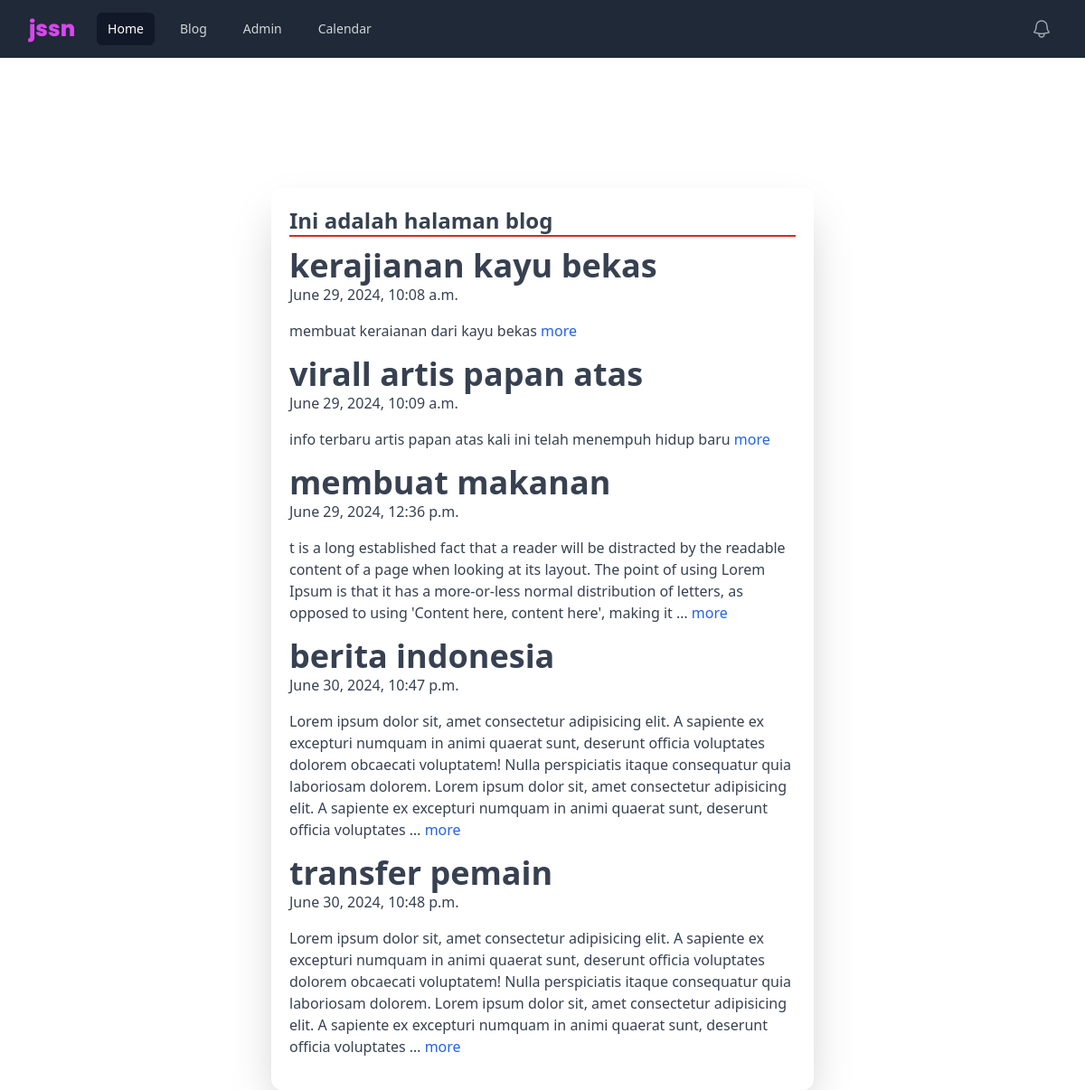
Screenshot of /blog/ with the database file from the repository.
### blog/models.py (models this page shows, shortened)
class Post(models.Model):
    judul = models.CharField(max_length=225)
    body = models.TextField()
    category = models.CharField(max_length=225)
    waktuPosting = models.DateTimeField(auto_now_add=True)
    update = models.DateTimeField(default=timezone.now)
    slug = models.SlugField(blank=True, editable=False)

### blog/views.py (the view)
# urls.py: path('',views.index,name="index"),
def index(request):
    post = Post.objects.all
    context = {
        'judul' : 'Ini adalah halaman blog',
        'isi'   : post
    }
    return render(request,'blog.html',context)

### blog/templates/blog.html
{% extends 'index.html' %}
    {% block main_content %}
    <h1 class="font-extrabold text-2xl mb-3 border-b-2 border-solid border-red-600">{{judul}}</h1>
    {% for post in isi %}
        <h1 class="font-extrabold text-4xl hover:text-blue-600 w-fit">{{post.judul}}</h1>
    <p class="mb-4">{{post.waktuPosting}}</p>
    <p class="mb-4">{{post.body|truncatewords:50}} <a href="{% url 'blog:detail' judulurl=post.judul%}" class="text-blue-600">more</a></p>
    {% endfor %}
    {% endblock main_content %}

### templates/index.html (shortened to what this page needs)
{% load static %}
<!DOCTYPE html>
<html lang="en">
<head>
    {% include 'snipets/style.html' %}
</head>
<body>
<div class="relative flex flex-col m-auto text-gray-700 bg-white shadow-2xl bg-clip-border rounded-xl w-2/4 p-5">
    {% block main_content %}{% endblock main_content %}
</div>
</body>
</html>

### templates/snipets/style.html (shortened to what this page needs)
{% load static %}
<script src="https://cdn.tailwindcss.com"></script>
<nav class="bg-gray-800 mb-36">
    <div class="mx-auto max-w-7xl px-2 sm:px-6 lg:px-8">
      <div class="relative flex h-16 items-center justify-between">
        <div class="flex flex-1 items-center justify-center sm:items-stretch sm:justify-start">
          <div class="flex flex-shrink-0 items-center">
            <h1 class="font-poppins text-2xl font-extrabold text-fuchsia-500">jssn</h1>
          </div>
          <div class="hidden sm:ml-6 sm:block">
            <div class="flex space-x-4">
              <a href="{% url 'index' %}" class="rounded-md bg-gray-900 px-3 py-2 text-sm font-medium text-white" aria-current="page">Home</a>
              <a href="{% url 'blog:index' %}" class="rounded-md px-3 py-2 text-sm font-medium text-gray-300 hover:bg-gray-700 hover:text-white">Blog</a>
              <a href="{% url 'admin:index'%}" title="" class="rounded-md px-3 py-2 text-sm font-medium text-gray-300 hover:bg-gray-700 hover:text-white">Admin</a>
              <a href="#" class="rounded-md px-3 py-2 text-sm font-medium text-gray-300 hover:bg-gray-700 hover:text-white">Calendar</a>
            </div>
          </div>
        </div>
        <div class="absolute inset-y-0 right-0 flex items-center pr-2 sm:static sm:inset-auto sm:ml-6 sm:pr-0">
          <button type="button" class="relative rounded-full bg-gray-800 p-1 text-gray-400 hover:text-white focus:outline-none focus:ring-2 focus:ring-white focus:ring-offset-2 focus:ring-offset-gray-800">
            <span class="absolute -inset-1.5"></span>
          </button>
          </div>
        </div>
      </div>
  </nav>

### rows the page displays
Post: judul "kerajianan kayu bekas", waktuPosting "June 29, 2024, 10:08 a.m.", body "membuat keraianan dari kayu bekas"
Post: judul "virall artis papan atas", waktuPosting "June 29, 2024, 10:09 a.m.", body "info terbaru artis papan atas kali ini telah menempuh hidup baru"
Post: judul "membuat makanan", waktuPosting "June 29, 2024, 12:36 p.m.", body "t is a long established fact that a reader will be distracted by the readable content of a page when looking at its layout. The point of using Lorem Ipsum is that it has a more-or-less normal distribution of letters, as opposed to using 'Content here, content here', making it …"
Post: judul "berita indonesia", waktuPosting "June 30, 2024, 10:47 p.m.", body "Lorem ipsum dolor sit, amet consectetur adipisicing elit. A sapiente ex excepturi numquam in animi quaerat sunt, deserunt officia voluptates dolorem obcaecati voluptatem! Nulla perspiciatis itaque consequatur quia laboriosam dolorem. Lorem ipsum dolor sit, amet consectetur adipisicing elit. A sapiente ex excepturi numquam in animi quaerat sunt, deserunt officia voluptates …"
Post: judul "transfer pemain", waktuPosting "June 30, 2024, 10:48 p.m.", body "Lorem ipsum dolor sit, amet consectetur adipisicing elit. A sapiente ex excepturi numquam in animi quaerat sunt, deserunt officia voluptates dolorem obcaecati voluptatem! Nulla perspiciatis itaque consequatur quia laboriosam dolorem. Lorem ipsum dolor sit, amet consectetur adipisicing elit. A sapiente ex excepturi numquam in animi quaerat sunt, deserunt officia voluptates …"

### other values shown
{{ judul }} "Ini adalah halaman blog"
